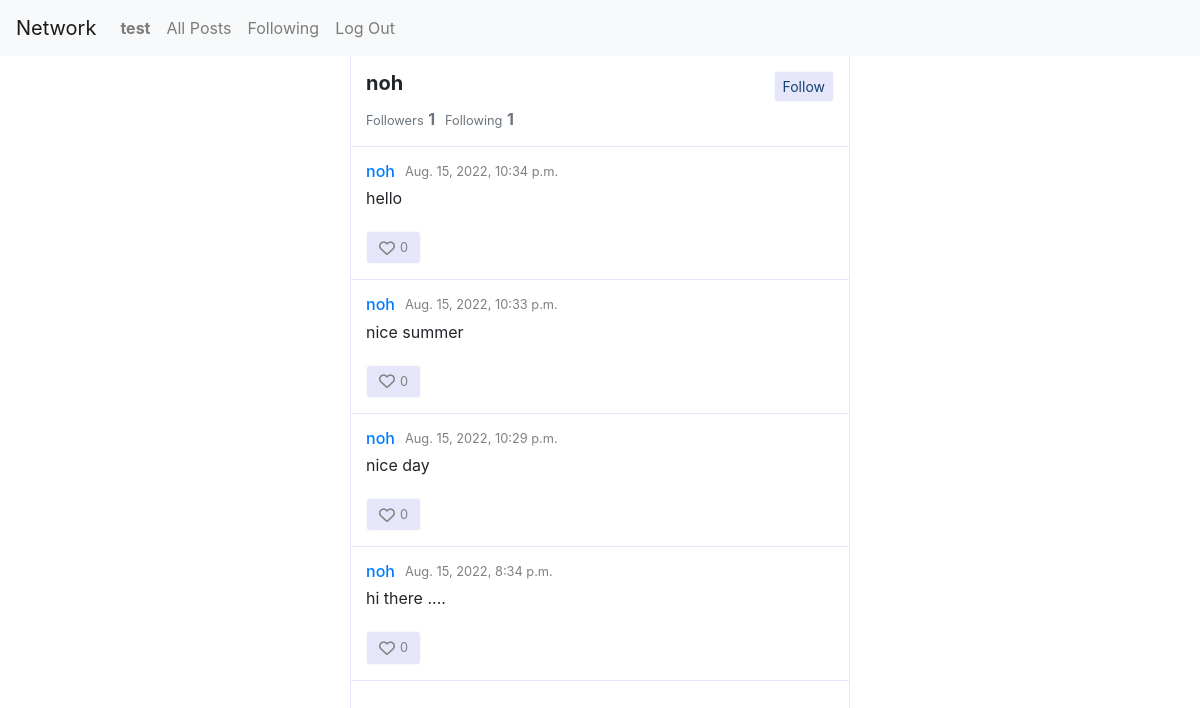
The app's page /profile/4 (signed in) with its own data.
### network/models.py (models this page shows)
class User(AbstractUser):
    followers_count = models.IntegerField(default=0)
    followings_count = models.IntegerField(default=0)
    pass

class Post(models.Model):
    user = models.ForeignKey("User", on_delete=models.CASCADE)
    content = models.TextField()
    likes_count = models.IntegerField(default=0)
    likes = models.ManyToManyField("User",related_name="likes",blank=True)
    creation_date = models.DateTimeField(auto_now_add=True)

### network/views.py (the view)
# urls.py: path("profile/<int:id>", views.profile, name="profile"),
@login_required
def profile(request,id):
    user = User.objects.get(id=id)
    posts = Post.objects.filter(user=user).order_by('-creation_date')
    paginator = Paginator(posts, 10)
    page = request.GET.get('page')
    paginated_posts = paginator.get_page(page)
    form = PostForm()
    is_following = False
    if request.user.is_authenticated:
        is_following = Follow.objects.filter(follower = request.user, following = user).exists()
    context = {
        'user_to_show': user,
        'paginated_posts': paginated_posts,
        'post_form': form,
        'is_following': is_following,
    }
    return render(request, "network/profile.html",context)

### network/templates/network/profile.html (shortened to what this page needs)
{% extends "network/layout.html" %}
{% load crispy_forms_tags %}
{% load static %}
{% block body %}
    <div id="profile">
        <div class="details">
            <div style="display: flex;justify-content:space-between;">
                <h5><strong>{{user_to_show}}</strong></h5>
                {% if user.is_authenticated and user_to_show != user %}
                    <button type="button" class="btn btn-sm btn-light following_button" onclick="follow(this,{{user_to_show.id}})">
                        {% if is_following  %}
                            Unfollow
                            {% else %}
                            Follow
                        {% endif %}
                    </button>
                {% endif %}
            </div>
            <div class="text-muted" id="follows" style="display:flex;gap:10px;">
                <div><small>Followers</small> <strong id="followers">{{user_to_show.followers_count}}</strong></div>
                <div><small>Following</small> <strong>{{user_to_show.followings_count}}</strong></div>
            </div>
        </div>
        {% for post in paginated_posts %}
            {% include 'network/components/post.html' with post=post post_form=post_form %}
        {% endfor %}
        {% include 'network/components/paginator.html' with paginated_posts=paginated_posts %}
    </div>
{% endblock %}

### network/templates/network/layout.html (shortened to what this page needs)
{% load static %}
<!DOCTYPE html>
<html lang="en">
    <head>
        <link rel="stylesheet" href="https://stackpath.bootstrapcdn.com/bootstrap/4.4.1/css/bootstrap.min.css">
        <link href="{% static 'network/styles.css' %}" rel="stylesheet">
    </head>
    <body>
        <nav class="navbar navbar-expand-lg navbar-light bg-light">
            <a class="navbar-brand" href="#">Network</a>
            <div>
              <ul class="navbar-nav mr-auto">
                {% if user.is_authenticated %}
                    <li class="nav-item">
                        <a class="nav-link" href="#"><strong>{{ user.username }}</strong></a>
                    </li>
                {% endif %}
                <li class="nav-item">
                  <a class="nav-link" href="{% url 'index' %}">All Posts</a>
                </li>
                {% if user.is_authenticated %}
                    <li class="nav-item">
                        <a class="nav-link" href="{% url 'following' %}">Following</a>
                    </li>
                    <li class="nav-item">
                        <a class="nav-link" href="{% url 'logout' %}">Log Out</a>
                    </li>
                {% endif %}
              </ul>
            </div>
          </nav>
        <div class="body">
            {% block body %}
            {% endblock %}
        </div>
    </body>
</html>

### network/templates/network/components/post.html (shortened to what this page needs)
{% load crispy_forms_tags %}
<div class="post">
  <div class="post_header">
    <div class="post_name_and_date">
      <a
      {% if user.is_authenticated %}
        href="{% url 'profile' post.user.id %}"
      {% else %}
        href="{% url 'login'  %}"
      {% endif %}
      class="post_user">
        <h6>
          {{post.user}}
        </h6>
      </a>
      <small class="post_date">
        {{post.creation_date}}
      </small>
    </div>
  </div>
  <div class="post_body">
    <p class="post_content" id="post_content_{{post.id}}">
      {{post.content}}
    </p>
  </div>
  <div class="post_footer">
    {% if user.is_authenticated %}
      <button class="post_like_button btn btn-light" onclick="like(this,{{post.id}})">
        <i class="fa-heart fa-regular {% if user in post.likes.all %} fa-solid text-danger{% endif %}"></i>
        <small class="likes_count">
          {{post.likes_count}}
        </small>
      </button>
    {% endif %}
  </div>
</div>

### network/templates/network/components/paginator.html (shortened to what this page needs)
{% load crispy_forms_tags %}
<nav aria-label="Page navigation example" style="padding:20px;">
</nav>

### network/static/network/styles.css (style rules this page uses)
* { margin: 0; margin-top: 0; margin-right: 0; margin-bottom: 0; margin-left: 0; padding: 0; box-sizing: border-box; }
h1,h2,h3,h4,h5,h6 { margin-bottom: 0; }
html,body { height: 100%; }
a, a:active, a:hover { text-decoration: none; }
body { display: flex; flex-direction: column; }
.body { display: flex; flex-direction: column; flex:1; width: 500px; margin: auto; border-style: solid; border-color: lavender; border-width: 0 1px; }
.btn-light { background-color: lavender; }
.post { display: flex; flex-direction: column; padding: 15px; border-bottom: 1px solid lavender; gap: 5px; }
.post_header { display: flex; justify-content: space-between; }
.post_name_and_date { display: flex; align-items: center; gap: 10px; }
.post_date { color: gray; }
.following_button, .edit_button { color: #144273; }
.post_footer { display: flex; justify-content: space-between; align-items: center; }
.post_footer i { color: gray; }
.post_like_button { display: flex; align-items: center; gap: 5px; }
.post_like_button .likes_count { color: gray; }
#profile .details { display: flex; flex-direction: column; padding: 15px; border-bottom: 1px solid lavender; gap: 5px; }

### records on screen
User: username "test"
User: username "noh", followers_count "1", followings_count "1"
Post: user "noh", creation_date "Aug. 15, 2022, 10:34 p.m.", content "hello", likes_count "0"
Post: user "noh", creation_date "Aug. 15, 2022, 10:33 p.m.", content "nice summer", likes_count "0"
Post: user "noh", creation_date "Aug. 15, 2022, 10:29 p.m.", content "nice day", likes_count "0"
Post: user "noh", creation_date "Aug. 15, 2022, 8:34 p.m.", content "hi there ....", likes_count "0"
